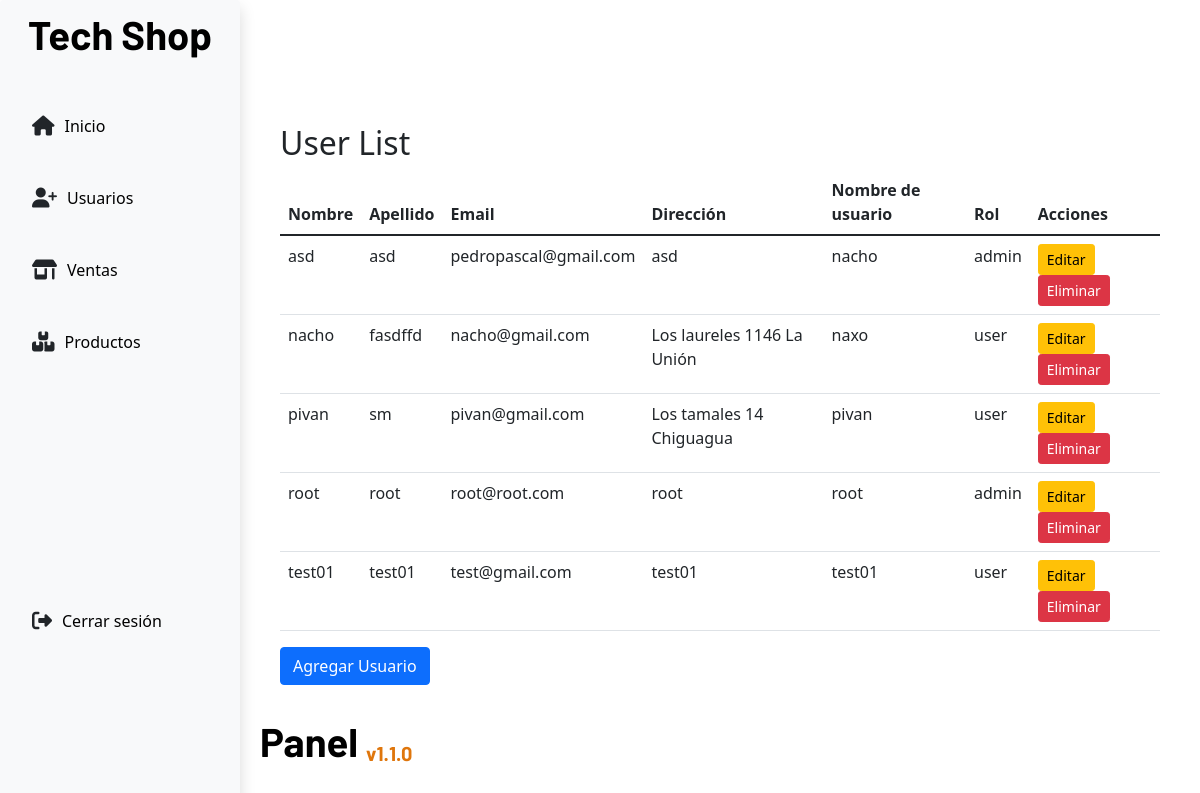
The app's page /dashboard/users/ (signed in) with its own data.
### app/models.py (models this page shows)
class Users(models.Model):
    name = models.CharField(max_length=60)
    lastname = models.CharField(max_length=60)
    email = models.EmailField(max_length=255, null=False)
    address = models.CharField(max_length=255,blank=True, null=True)
    username = models.CharField(max_length=50,null=False)
    password = models.BinaryField(max_length=50,null=False)
    credits = models.IntegerField(null=False,default=0)
    role = models.ForeignKey(Roles, on_delete=models.PROTECT, default=1)

class Roles(models.Model):
    role = models.CharField(max_length=50)

### app/views.py (the view)
# urls.py: path('dashboard/users/',views.userTable,name='userTable'),
def userTable(request):
    users = Users.objects.all()
    if request.method == 'GET':
        return render(request,'adShop/userCrud/userTable.html',{'users':users})

### app/context_processors.py (called while the page is built)
def is_auth(request):
    user_auth = request.session.get("isAuthenticated")
    role = request.session.get("role")
    return {
        "user_auth": user_auth,
        "role": role
    }

### app/templates/adShop/userCrud/userTable.html
{% extends 'adShop/base.html' %}
{% block content %}
<div class="container mt-5">
    <h2>User List</h2>
    <table class="table">
        <thead>
            <tr>
                <th scope="col">Nombre</th>
                <th scope="col">Apellido</th>
                <th scope="col">Email</th>
                <th scope="col">Dirección</th>
                <th scope="col">Nombre de usuario</th>
                <th scope="col">Rol</th>
                <th scope="col">Acciones</th>
            </tr>
        </thead>
        <tbody>
            {% for user in users %}
                <tr>
                    <td>{{user.name}}</td>
                    <td>{{user.lastname}}</td>
                    <td>{{user.email}}</td>
                    <td>{{user.address}}</td>
                    <td>{{user.username}}</td>
                    <td>{{user.role.role}}</td>
                    <td>
                        <a href="{%url 'updateUser' user.id%}" class="btn btn-sm btn-warning">Editar</a>
                        <a href="{%url 'deleteUser' user.id%}" class="btn btn-sm btn-danger">Eliminar</a>
                    </td>
                </tr>
            {% endfor %}
        </tbody>
    </table>
    <a href="{%url 'addUser'%}" class="btn btn-primary">Agregar Usuario</a>
</div>
{% endblock content %}

### app/static/css/panel.css (style rules this page uses)
:root { --titles: "Barlow", sans-serif; --primary: #1ea4a2; --primary: #1ea4a2; --light: #eef0f4; --grey: #fafafa; --black: #06070a; --blackclaire: #1d2125; --oceanBlue: #172d4f; }
* { box-sizing: border-box; margin: 0; padding: 0; }
html, body { min-height: 100%; height: 100%; }

### records on screen
Users: name "asd", lastname "asd", email "pedropascal@gmail.com", address "asd", username "nacho", role.role "admin"
Users: name "nacho", lastname "fasdffd", email "nacho@gmail.com", address "Los laureles 1146 La Unión", username "naxo", role.role "user"
Users: name "pivan", lastname "sm", email "pivan@gmail.com", address "Los tamales 14 Chiguagua", username "pivan", role.role "user"
Users: name "root", lastname "root", email "root@root.com", address "root", username "root", role.role "admin"
Users: name "test01", lastname "test01", email "test@gmail.com", address "test01", username "test01", role.role "user"
